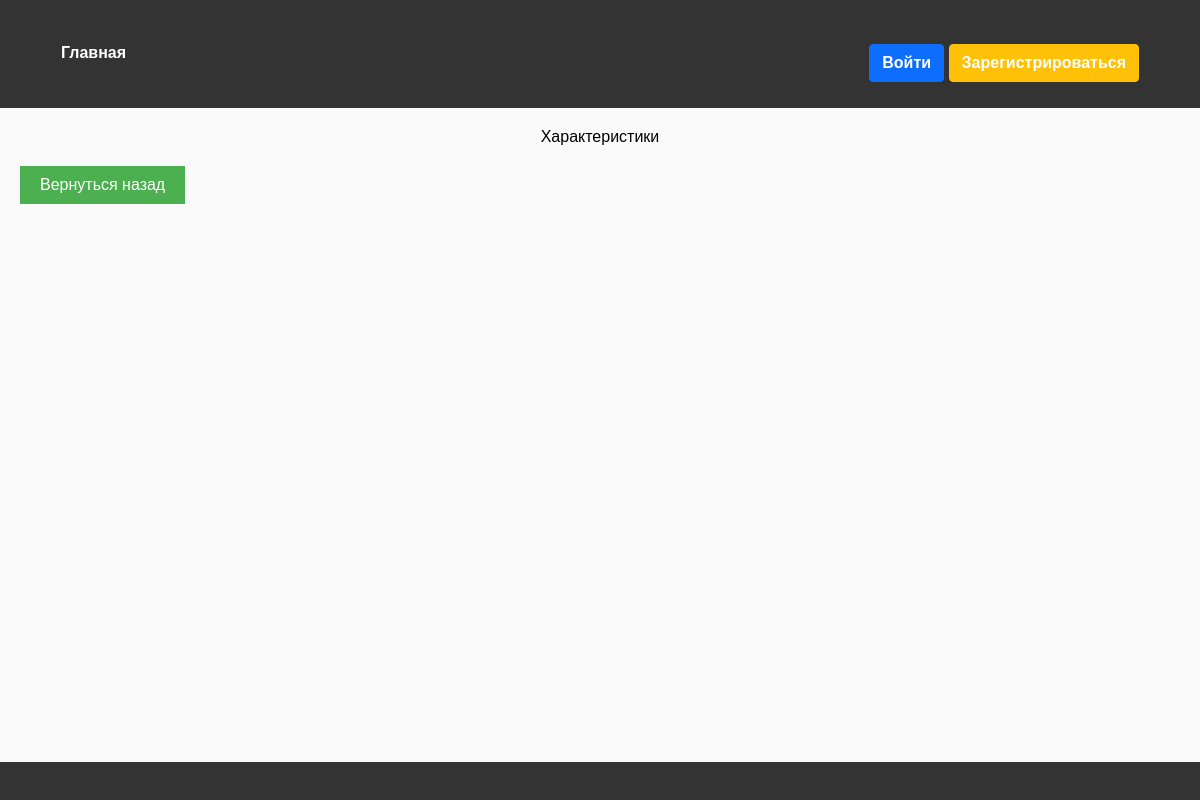
/VeiwCharacteristices, run on an earlier commit of the app's database.
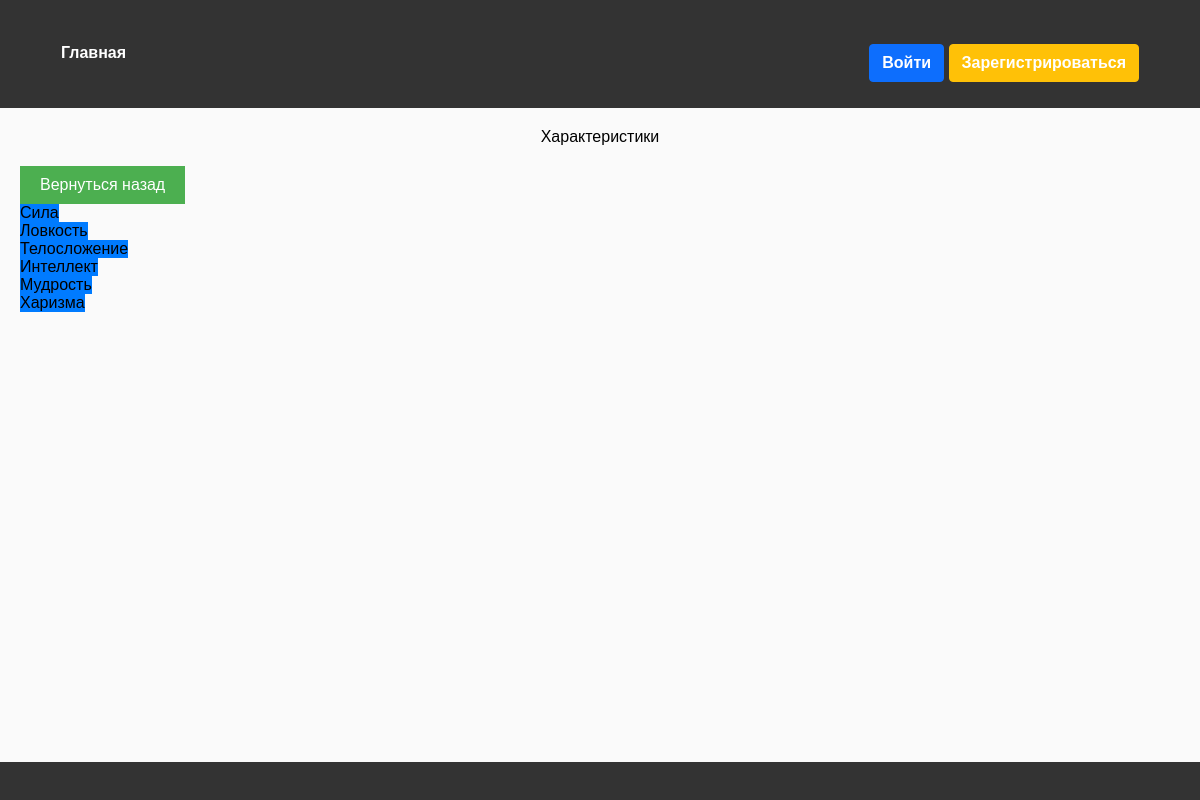
And on a later commit of the database.
### functions/Classes.py (models this page shows)
class Characteristices(db.Model):
    __tablename__ = 'Characteristices'
    id                   = db.Column(db.Integer, primary_key=True)
    Name                 = db.Column(db.String(300), nullable=False, unique=True)
    Discription          = db.Column(db.Text, nullable=True)
    imageName = db.Column(db.String(300), nullable=True)
    image = db.Column(db.LargeBinary, nullable=True)
    Skill                = db.relationship('Skills'        , secondary=Characteristices_Skills
                                           , backref=db.backref("CharacteristicesSkills", cascade='all,delete', single_parent=True, passive_deletes=True)
                                           , cascade='all,delete', single_parent=True)

### app.py (the view)
@app.route("/VeiwCharacteristices", methods=['GET', 'POST'])
def VeiwCharacteristices():
    characteristices = Characteristices.query.all()
    if request.method == 'POST':
        Date_id = request.form.get('Date_id')
        return OpenVeiwPost(['Characteristices', Date_id])
    return render_template("VeiwElementPage.html", Dates=characteristices
                           , VeiwAtributes='VeiwCharacteristices', TitlePage='Характеристики', show_back_button=True)

### templates/VeiwElementPage.html (shortened to what this page needs)
{% extends "base.html" %}
{% block content %}
<h1>{{ TitlePage }}</h1>
{% if show_back_button %}
<button id="back-button">Вернуться назад</button>
{% endif %}
{% for Date in Dates %}
<form method="POST"  id="Edit{{ TableName }}Form{{ Date.id }}" action="{{ TableName }}">
	<button>{{ Date.Name }}</button>
</form>
{% endfor %}
{% endblock %}

### templates/Base.html (shortened to what this page needs)
<!doctype html>
<html lang="en">
   <head>
      <link rel="stylesheet" href="{{ url_for('static', filename='css/main.css') }}">
   </head>
   <body>
   <header class="p-3 text-bg-dark">
      <div class="container">
      {% include 'Menu.html' %}
      </div>
   </header>
   <div class="content container">
       {% block content %} {% endblock %}
   </div>
   <footer>
   </footer>
   </body>
</html>

### templates/Menu.html (shortened to what this page needs)
﻿<div class="container nav-menu" bis_skin_checked="1">
    <ul class="menu-list">
        <li class="nav-item"><a href="{{ url_for('Index') }}">Главная</a></li>
        <li class="nav-item login">
            {% if current_user.is_authenticated %}
            <a href="/Logout">Выйти</a>
            {% else %}
            <a href="LoginUsers#login" id="login-link" class="btn btn-primary">Войти</a>
            {% endif %}
            {% if not current_user.is_authenticated %}
            <a href="LoginUsers#register" id="signup-link" class="btn btn-warning">Зарегистрироваться</a>
            {% endif %}
        </li>
    </ul>
</div>

### static/css/forms.css (style rules this page uses)
h1 { text-align: center; margin-bottom: 20px; }

### static/css/links_and_buttons.css (style rules this page uses)
a { text-decoration: underline; color: blue; cursor: pointer; }
button { padding: 10px 20px; background-color: #007bff; color: white; border: none; cursor: pointer; font-size: 16px; }
#back-button { margin-top: 20px; padding: 10px 20px; background-color: #4CAF50; color: white; border: none; cursor: pointer; }

### static/css/media-queries.css (style rules this page uses)
@media screen and (min-width: 1200px) { body { font-size: 16px; } }
@media screen and (min-width: 1200px) { button { padding: 12px 24px; } }
@media screen and (min-width: 1200px) { h1 { font-size: 32px; } }

### static/css/structure.css (style rules this page uses)
html, body { height: 100%; margin: 0; padding: 0; }
body { display: grid; grid-template-rows: auto 1fr auto; min-height: 100vh; }
header, main, footer { width: 100%; }
header { background-color: #333; color: white; padding: 10px 0; }
footer { background-color: #333; color: white; padding: 10px 0; text-align: center; }
.container { width: 100%; max-width: 1200px; margin: 0 auto; padding: 0 15px; }
.content { padding: 20px; }
footer { background-color: #333; color: white; padding: 10px; text-align: center; }
.nav-menu ul.menu-list { list-style-type: none; display: flex; justify-content: space-between; background-color: #333; padding: 0; margin: 0; }
.nav-menu ul.menu-list li.nav-item { display: inline-block; padding: 10px 15px; }
.nav-menu ul.menu-list li.nav-item a { color: white; text-decoration: none; font-weight: bold; }

What changed in the data, as far as the page shows it:
added Characteristices: Name "Сила"
added Characteristices: Name "Ловкость"
added Characteristices: Name "Телосложение"
added Characteristices: Name "Интеллект"
added Characteristices: Name "Мудрость"
added Characteristices: Name "Харизма"
